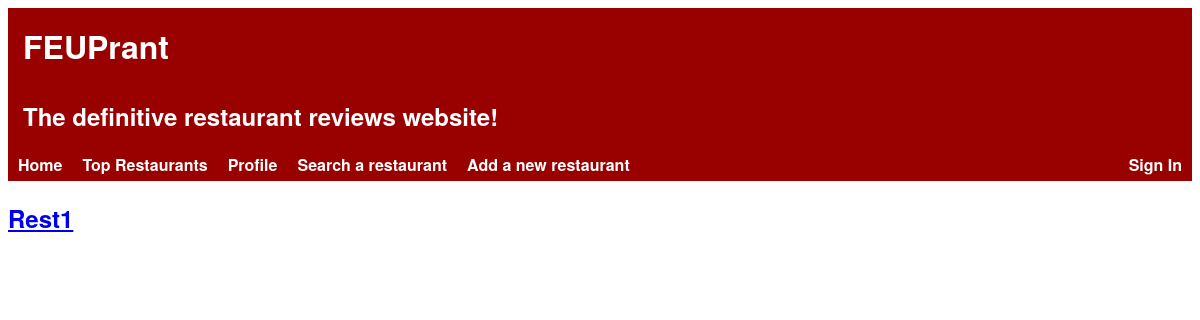
The app's page /pages/, older data.
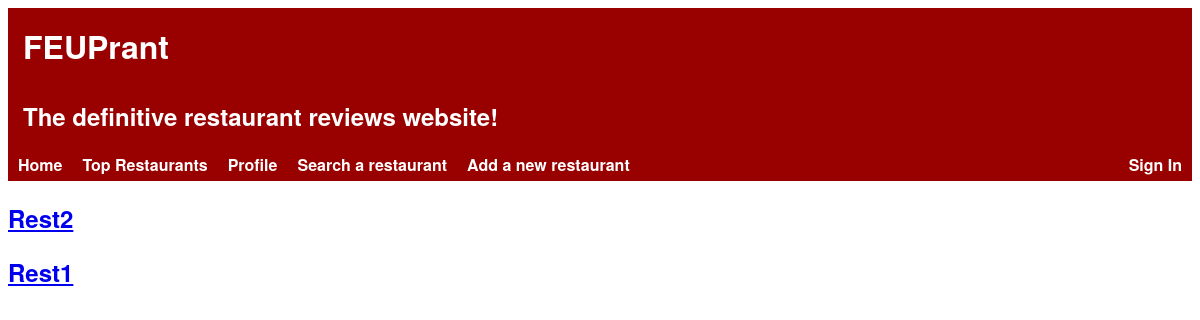
The same page, newer data.
### tables this page shows
CREATE TABLE Restaurant(
    idRestaurant        INTEGER PRIMARY KEY AUTOINCREMENT,
    name                STRING NOT NULL,
    description         STRING NOT NULL,
    score               FLOAT,

    idOwner             INTEGER REFERENCES User(idUser),
    idRestaurantInfo    INTEGER REFERENCES RestaurantInfo(idRestaurantInfo)
);

### pages/index.php (called while the page is built, shortened)
<?php
    include_once('../database/connection.php');
    include_once('../database/db_restaurants.php');
    try {
        $restaurants = getNewestRestaurants();
    } catch(PDOException $e) {
        die($e->getMessage());
    }
    include_once('../templates/header.php');
    include_once('../templates/restaurants.php');
?>

### templates/constants.php (called while the page is built, shortened)
<?php
    $LOGIN_KEY = 'loginStatus';
?>

### database/db_restaurants.php (called while the page is built, shortened)
<?php
    function getNewestRestaurants() {
        global $db;
        $stmt = $db->prepare('SELECT * FROM Restaurant ORDER BY idRestaurant DESC LIMIT 10');
        $stmt->execute();
        return $stmt->fetchAll();
    }
?>

### templates/restaurants.php (the view, shortened to what this page needs)
<section id="restaurants">
    <?php foreach($_SESSION['restaurants'] as $restaurant) { ?>
    <article>
        <a href="../templates/restaurant.php?idRestaurant=<?=$restaurant['idRestaurant']?>"><h2><?= $restaurant['name'] ?></h2></a>
    </article>
    <?php } ?>
</section>

### templates/header.php (shortened to what this page needs)
<!DOCTYPE html>
<html>
    <head>
		<link rel="stylesheet" href="../css/style.css">
        <link rel="stylesheet" href="../css/alert.css">
        <link rel="stylesheet" href="../css/header.css">
        <link rel="stylesheet" href="../css/login_dropdown.css">
        <link rel="stylesheet" href="../css/user_dropdown.css">
    </head>
    <body>
        <div id="header">
            <h1>FEUPrant</h1>
            <h2>The definitive restaurant reviews website!</h2>
        </div>
        <div id="nav-btns" class="nav-btns">
            <ul>
                <li><a href="../pages/index.php">Home</a></li>
                <li><a href="../pages/top_restaurants.php">Top Restaurants</a></li>
                <li><a href="#">Profile</a></li>
                <li><a href="../pages/search_restaurant.php">Search a restaurant</a></li>
                <li><a href="../pages/add_restaurant.php">Add a new restaurant</a></li>
                <div id="user-info">
                    <?php
                        if (isset($_SESSION['username'])) {
                            include_once("../templates/user_dropdown.php");
                        } else {
                            include_once("../templates/login_dropdown.php");
                        }
                    ?>
                </div>
            </ul>
        </div>

### templates/login_dropdown.php (shortened to what this page needs)
<?php include_once('../templates/constants.php'); ?>
<div class="login-dropdown">
    <?php
        if(isset($_SESSION[$LOGIN_KEY]))
            echo '<a class="header-elem-active" href="#">Sign In</a>';
        else
            echo '<a href="#">Sign In</a>';
    ?>
</div>

### css/header.css (style rules this page uses)
html { font-family: 'Helvetica Neue', sans-serif; font-weight: bold; height: 100%; }
#header { background-color: #990000; color: white; padding: 0; }
#header h1, #header h2 { padding: 15px; margin: 0; }
.nav-btns ul { background-color: #990000; list-style-type: none; padding: 0; margin: 0; overflow: hidden; }
.nav-btns li { float: left; background: none; padding: 0; }
.nav-btns a, #back_btn { text-align: center; display: block; padding: 5px 10px; color: white; text-decoration: none; }

### css/login_dropdown.css (style rules this page uses)
.login-dropdown { float: right; position: relative; }

Row changes from the older to the newer data that the page shows:
added restaurant: name "Rest2"
